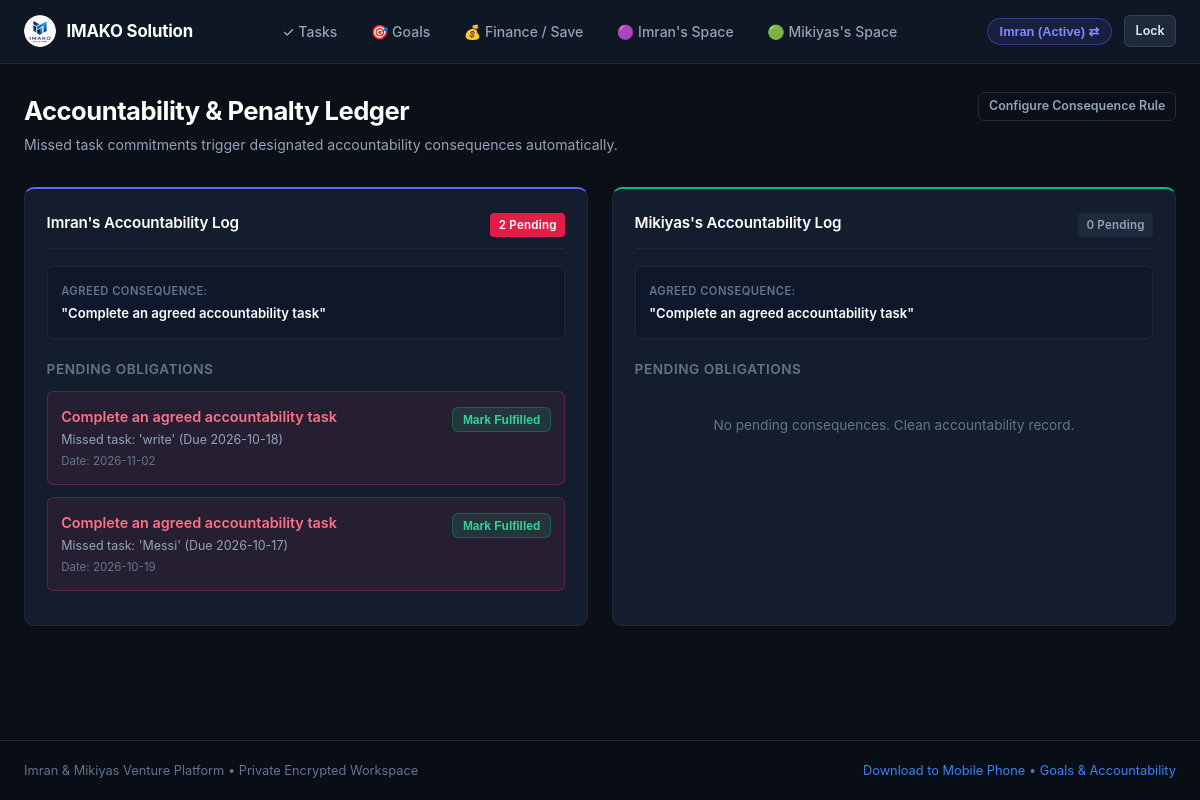
The app's page /penalties (signed in) with its own data.
### tables this page shows
CREATE TABLE users (
        id TEXT PRIMARY KEY,
        name TEXT NOT NULL,
        pin_hash TEXT NOT NULL,
        default_consequence TEXT NOT NULL DEFAULT '',
        savings_goal_name TEXT NOT NULL DEFAULT 'Capital Growth Fund',
        savings_goal_target REAL NOT NULL DEFAULT 0.0,
        currency TEXT NOT NULL DEFAULT '$'
    );

CREATE TABLE penalties (
        id INTEGER PRIMARY KEY AUTOINCREMENT,
        user_id TEXT NOT NULL,
        task_id INTEGER,
        consequence TEXT NOT NULL,
        reason TEXT NOT NULL,
        status TEXT NOT NULL DEFAULT 'Pending' CHECK(status IN ('Pending', 'Completed')),
        created_date TEXT NOT NULL,
        completed_date TEXT,
        created_at TIMESTAMP DEFAULT CURRENT_TIMESTAMP,
        FOREIGN KEY (user_id) REFERENCES users (id) ON DELETE CASCADE,
        FOREIGN KEY (task_id) REFERENCES tasks (id) ON DELETE SET NULL
    );

### app.py (the view)
@app.route("/penalties")
def penalties_view():
    conn = get_db_connection()
    check_and_apply_penalties(conn)
    cursor = conn.cursor()
    viewer_id = session.get("logged_in_user", "imran")
    cursor.execute("SELECT * FROM users WHERE id = 'imran'")
    partner_a = cursor.fetchone()
    cursor.execute("SELECT * FROM users WHERE id = 'mikiyas'")
    partner_b = cursor.fetchone()
    cursor.execute("SELECT * FROM penalties WHERE user_id = 'imran' AND status = 'Pending' ORDER BY id DESC")
    a_pending_penalties = cursor.fetchall()
    cursor.execute("SELECT * FROM penalties WHERE user_id = 'imran' AND status = 'Completed' ORDER BY completed_date DESC, id DESC LIMIT 10")
    a_completed_penalties = cursor.fetchall()
    cursor.execute("SELECT * FROM penalties WHERE user_id = 'mikiyas' AND status = 'Pending' ORDER BY id DESC")
    b_pending_penalties = cursor.fetchall()
    cursor.execute("SELECT * FROM penalties WHERE user_id = 'mikiyas' AND status = 'Completed' ORDER BY completed_date DESC, id DESC LIMIT 10")
    b_completed_penalties = cursor.fetchall()
    conn.close()
    return render_template(
        "penalties.html",
        active_page="penalties",
        partner_a=partner_a,
        partner_b=partner_b,
        a_pending_penalties=a_pending_penalties,
        a_completed_penalties=a_completed_penalties,
        a_pending_count=len(a_pending_penalties),
        b_pending_penalties=b_pending_penalties,
        b_completed_penalties=b_completed_penalties,
        b_pending_count=len(b_pending_penalties),
        viewer_id=viewer_id
    )

### app.py (called while the page is built, shortened)
@app.before_request
def require_authentication_gate():
    if request.endpoint == "static" or request.path.startswith(("/static/", "/public/")):
        return None
    allowed_exact = (
        "/", "/index", "/login", "/login/", "/favicon.ico", "/manifest.json", "/sw.js",
        "/api/index", "/api/index/", "/api/index.py", "/debug"
    )
    if (
        request.path in allowed_exact
        or request.endpoint in ("login", "debug_endpoint", "index", "vercel_entrypoint_dispatcher")
    ):
        return None
    user = session.get("logged_in_user") or request.cookies.get("partner_user")
    if user in ("imran", "mikiyas"):
        if not session.get("logged_in_user"):
            session["logged_in_user"] = user
            session.permanent = True
        return None

@app.context_processor
def inject_globals():
    today_str = date.today().strftime("%Y-%m-%d")
    current_user = None
    logged_id = session.get("logged_in_user")
    conn = get_db_connection()
    check_and_apply_penalties(conn)
    if logged_id:
        cursor = conn.cursor()
        cursor.execute("SELECT * FROM users WHERE id = ?", (logged_id,))
        current_user = cursor.fetchone()
    cursor = conn.cursor()
    cursor.execute("SELECT COUNT(*) FROM penalties WHERE status = 'Pending'")
    total_pending_penalties = cursor.fetchone()[0]
    conn.close()
    return {
        "current_user": current_user,
        "total_pending_penalties": total_pending_penalties,
        "today_str": today_str
    }

### database/db.py (called while the page is built, shortened)
def get_db_connection():
    global _last_db_check
    conn = sqlite3.connect(DB_PATH, factory=SyncedConnection)
    conn.row_factory = sqlite3.Row
    conn.execute("PRAGMA foreign_keys = ON")
    return conn

def check_and_apply_penalties(conn):
    today_str = date.today().strftime("%Y-%m-%d")
    cursor = conn.cursor()
    cursor.execute("""
    SELECT t.id, t.user_id, t.title, t.due_date, u.default_consequence
    FROM tasks t
    JOIN users u ON t.user_id = u.id
    WHERE t.due_date < ? AND t.is_done = 0 AND t.consequence_applied = 0
    """, (today_str,))
    overdue_tasks = cursor.fetchall()
    conn.commit()

    def commit(self):
        super().commit()
        if is_serverless:
            sync_db()

### templates/penalties.html (shortened to what this page needs)
{% extends "base.html" %}
{% block content %}
<div style="margin-bottom: 2rem; display:flex; justify-content:space-between; align-items:flex-start; flex-wrap:wrap; gap:1rem;">
  <div>
    <h1 style="font-size: 1.6rem; font-weight: 700;">Accountability &amp; Penalty Ledger</h1>
    <p style="color: var(--text-muted); font-size: 0.88rem; margin-top: 0.25rem;">
      Missed task commitments trigger designated accountability consequences automatically.
    </p>
  </div>
  <div>
    <a href="{{ url_for('settings_view') }}" class="btn btn-outline btn-sm">
      Configure Consequence Rule
    </a>
  </div>
</div>
<div class="grid-2">
  <div class="card" style="border-top: 2px solid var(--accent-indigo);">
    <div class="card-header">
      <div class="card-title" style="color:#ffffff;">Imran's Accountability Log</div>
      <div>
        {% if a_pending_count > 0 %}
          <span class="badge badge-overdue">{{ a_pending_count }} Pending</span>
        {% else %}
          <span class="badge" style="background:#1e293b; color:#94a3b8;">0 Pending</span>
        {% endif %}
      </div>
    </div>
    <div style="background:#0f172a; border:1px solid var(--border-color); border-radius:var(--radius-sm); padding:0.85rem; margin-bottom:1.25rem; font-size:0.82rem;">
      <span style="color:var(--text-subtle); text-transform:uppercase; font-size:0.7rem; font-weight:600; letter-spacing:0.04em;">Agreed Consequence:</span>
      <div style="font-weight:600; color:#ffffff; margin-top:0.25rem;">
        "{{ partner_a.default_consequence or 'Complete designated accountability task' }}"
      </div>
    </div>
    <h4 style="font-size:0.85rem; font-weight:600; text-transform:uppercase; letter-spacing:0.04em; color:var(--text-subtle); margin-bottom:0.75rem;">Pending Obligations</h4>
    {% if a_pending_penalties %}
      {% for p in a_pending_penalties %}
        <div style="background:rgba(244, 63, 94, 0.08); border:1px solid rgba(244, 63, 94, 0.25); border-radius:var(--radius-sm); padding:0.85rem; margin-bottom:0.75rem;">
          <div style="display:flex; justify-content:space-between; align-items:flex-start; gap:0.5rem;">
            <div>
              <div style="font-weight:600; color:#fb7185; font-size:0.9rem;">{{ p.consequence }}</div>
              <div style="font-size:0.78rem; color:var(--text-muted); margin-top:0.25rem;">{{ p.reason }}</div>
              <div style="font-size:0.72rem; color:var(--text-subtle); margin-top:0.2rem;">Date: {{ p.created_date }}</div>
            </div>
            <div>
              <form action="{{ url_for('complete_penalty', penalty_id=p.id) }}" method="POST">
                <button type="submit" class="btn btn-success btn-sm" style="font-size:0.75rem;">
                  Mark Fulfilled
                </button>
              </form>
            </div>
          </div>
        </div>
      {% endfor %}
    {% else %}
      <div style="padding:1.5rem 0; color:var(--text-subtle); font-size:0.85rem; text-align:center;">
        No pending consequences. Clean accountability record.
      </div>
    {% endif %}
  </div>
  <div class="card" style="border-top: 2px solid var(--accent-emerald);">
    <div class="card-header">
      <div class="card-title" style="color:#ffffff;">Mikiyas's Accountability Log</div>
      <div>
        {% if b_pending_count > 0 %}
          <span class="badge badge-overdue">{{ b_pending_count }} Pending</span>
        {% else %}
          <span class="badge" style="background:#1e293b; color:#94a3b8;">0 Pending</span>
        {% endif %}
      </div>
    </div>
    <div style="background:#0f172a; border:1px solid var(--border-color); border-radius:var(--radius-sm); padding:0.85rem; margin-bottom:1.25rem; font-size:0.82rem;">
      <span style="color:var(--text-subtle); text-transform:uppercase; font-size:0.7rem; font-weight:600; letter-spacing:0.04em;">Agreed Consequence:</span>
      <div style="font-weight:600; color:#ffffff; margin-top:0.25rem;">
        "{{ partner_b.default_consequence or 'Complete designated accountability task' }}"
      </div>
    </div>
    <h4 style="font-size:0.85rem; font-weight:600; text-transform:uppercase; letter-spacing:0.04em; color:var(--text-subtle); margin-bottom:0.75rem;">Pending Obligations</h4>
    {% if b_pending_penalties %}
      {% for p in b_pending_penalties %}
        <div style="background:rgba(244, 63, 94, 0.08); border:1px solid rgba(244, 63, 94, 0.25); border-radius:var(--radius-sm); padding:0.85rem; margin-bottom:0.75rem;">
          <div style="display:flex; justify-content:space-between; align-items:flex-start; gap:0.5rem;">
            <div>
              <div style="font-weight:600; color:#fb7185; font-size:0.9rem;">{{ p.consequence }}</div>
              <div style="font-size:0.78rem; color:var(--text-muted); margin-top:0.25rem;">{{ p.reason }}</div>
              <div style="font-size:0.72rem; color:var(--text-subtle); margin-top:0.2rem;">Date: {{ p.created_date }}</div>
            </div>
            <div>
              <form action="{{ url_for('complete_penalty', penalty_id=p.id) }}" method="POST">
                <button type="submit" class="btn btn-success btn-sm" style="font-size:0.75rem;">
                  Mark Fulfilled
                </button>
              </form>
            </div>
          </div>
        </div>
      {% endfor %}
    {% else %}
      <div style="padding:1.5rem 0; color:var(--text-subtle); font-size:0.85rem; text-align:center;">
        No pending consequences. Clean accountability record.
      </div>
    {% endif %}
  </div>
</div>
{% endblock %}

### static/css/style.css (style rules this page uses)
:root { --bg-primary: #0b0f17; --bg-secondary: #111827; --bg-card: #141d2e; --bg-card-hover: #1a253a; --border-color: #1e293b; --border-focus: #3b82f6; --text-main: #f8fafc; --text-muted: #94a3b8; --text-subtle: #64748b; --accent-indigo: #6366f1; --accent-blue: #3b82f6; --accent-emerald: #10b981; --accent-rose: #f43f5e; --accent-amber: #f59e0b; --font-family: -apple-system, BlinkMacSystemFont, "Segoe UI", Roboto, "Helvetica Neue", Arial, sans-serif; --radius-sm: 6px; --radius-md: 10px; --radius-lg: 14px; }
* { box-sizing: border-box; margin: 0; padding: 0; }
body { font-family: var(--font-family); background-color: var(--bg-primary); color: var(--text-main); line-height: 1.5; min-height: 100vh; display: flex; flex-direction: column; }
h1, h2, h3, h4, h5 { font-weight: 700; letter-spacing: -0.02em; color: #ffffff; }
a { color: var(--accent-blue); text-decoration: none; transition: color 0.15s ease; }
.grid-2 { display: grid; grid-template-columns: repeat(auto-fit, minmax(340px, 1fr)); gap: 1.5rem; margin-bottom: 1.75rem; }
.card { background: var(--bg-card); border: 1px solid var(--border-color); border-radius: var(--radius-md); padding: 1.35rem; transition: border-color 0.2s ease; }
.card-header { display: flex; align-items: center; justify-content: space-between; margin-bottom: 1.1rem; padding-bottom: 0.65rem; border-bottom: 1px solid var(--border-color); }
.card-title { font-size: 0.95rem; font-weight: 600; color: #e2e8f0; letter-spacing: -0.01em; }
.badge { display: inline-block; padding: 0.2rem 0.55rem; border-radius: 4px; font-size: 0.72rem; font-weight: 600; letter-spacing: 0.02em; }
.badge-overdue { background: #e11d48; color: #ffffff; }
.btn { display: inline-flex; align-items: center; justify-content: center; gap: 0.4rem; padding: 0.48rem 0.95rem; font-size: 0.85rem; font-weight: 600; border-radius: var(--radius-sm); border: 1px solid transparent; cursor: pointer; transition: all 0.15s ease; text-decoration: none; }
.btn-outline { background: transparent; border-color: var(--border-color); color: var(--text-muted); }
.btn-success { background: rgba(16, 185, 129, 0.15); color: #34d399; border-color: rgba(16, 185, 129, 0.3); }
.btn-sm { padding: 0.28rem 0.6rem; font-size: 0.78rem; }

### records on screen
users: default_consequence "Complete an agreed accountability task"
penalties: consequence "Complete an agreed accountability task", reason "Missed task: 'write' (Due 2026-10-18)", created_date "2026-11-02"
penalties: consequence "Complete an agreed accountability task", reason "Missed task: 'Messi' (Due 2026-10-17)", created_date "2026-10-19"
users: default_consequence "Complete an agreed accountability task"

### other values on screen
{{ a_pending_count }} "2"
